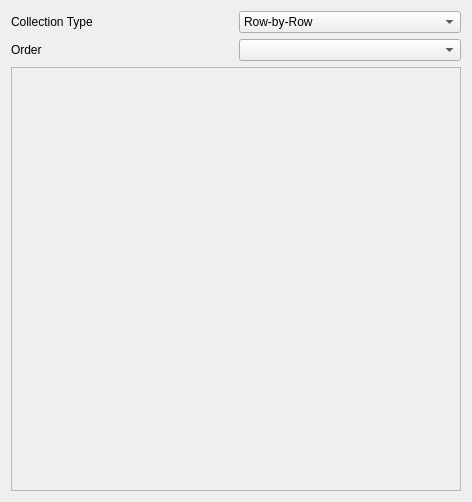
<?xml version="1.0" encoding="UTF-8"?>
<ui version="4.0">
 <class>GenericCollectionTypePage</class>
 <widget class="QWizardPage" name="GenericCollectionTypePage">
  <property name="geometry">
   <rect>
    <x>0</x>
    <y>0</y>
    <width>472</width>
    <height>502</height>
   </rect>
  </property>
  <property name="windowTitle">
   <string>WizardPage</string>
  </property>
  <layout class="QGridLayout" name="gridLayout" columnstretch="0,0">
   <item row="1" column="0">
    <widget class="QLabel" name="label_2">
     <property name="text">
      <string>Order</string>
     </property>
    </widget>
   </item>
   <item row="0" column="1">
    <widget class="QComboBox" name="collectionTypeCB">
     <item>
      <property name="text">
       <string>Row-by-Row</string>
      </property>
     </item>
     <item>
      <property name="text">
       <string>Column-by-Column</string>
      </property>
     </item>
     <item>
      <property name="text">
       <string>Snake by Rows</string>
      </property>
     </item>
     <item>
      <property name="text">
       <string>Snake by Columns</string>
      </property>
     </item>
     <item>
      <property name="text">
       <string>Filename Defined Position</string>
      </property>
     </item>
    </widget>
   </item>
   <item row="0" column="0">
    <widget class="QLabel" name="label">
     <property name="text">
      <string>Collection Type</string>
     </property>
    </widget>
   </item>
   <item row="1" column="1">
    <widget class="QComboBox" name="orderCB"/>
   </item>
   <item row="2" column="0" colspan="2">
    <widget class="QFrame" name="frame">
     <property name="frameShape">
      <enum>QFrame::StyledPanel</enum>
     </property>
     <property name="frameShadow">
      <enum>QFrame::Raised</enum>
     </property>
    </widget>
   </item>
  </layout>
 </widget>
 <resources/>
 <connections/>
</ui>
